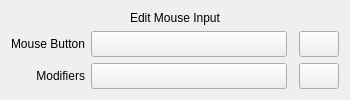
<?xml version="1.0" encoding="UTF-8"?>
<ui version="4.0">
 <class>KisMouseInputEditor</class>
 <widget class="QWidget" name="KisMouseInputEditor">
  <property name="geometry">
   <rect>
    <x>0</x>
    <y>0</y>
    <width>350</width>
    <height>100</height>
   </rect>
  </property>
  <property name="sizePolicy">
   <sizepolicy hsizetype="MinimumExpanding" vsizetype="Fixed">
    <horstretch>0</horstretch>
    <verstretch>0</verstretch>
   </sizepolicy>
  </property>
  <layout class="QGridLayout" name="gridLayout_2">
   <item row="1" column="1">
    <widget class="KisInputButton" name="mouseButton">
     <property name="sizePolicy">
      <sizepolicy hsizetype="MinimumExpanding" vsizetype="Minimum">
       <horstretch>0</horstretch>
       <verstretch>0</verstretch>
      </sizepolicy>
     </property>
     <property name="icon">
      <iconset theme="configure">
       <normaloff/>
      </iconset>
     </property>
    </widget>
   </item>
   <item row="1" column="3">
    <widget class="KPushButton" name="clearMouseButton">
     <property name="sizePolicy">
      <sizepolicy hsizetype="Minimum" vsizetype="Minimum">
       <horstretch>0</horstretch>
       <verstretch>0</verstretch>
      </sizepolicy>
     </property>
     <property name="icon">
      <iconset theme="edit-clear-locationbar-rtl">
       <normaloff/>
      </iconset>
     </property>
    </widget>
   </item>
   <item row="2" column="1">
    <widget class="KisInputButton" name="modifiersButton">
     <property name="sizePolicy">
      <sizepolicy hsizetype="MinimumExpanding" vsizetype="Minimum">
       <horstretch>0</horstretch>
       <verstretch>0</verstretch>
      </sizepolicy>
     </property>
     <property name="icon">
      <iconset theme="configure">
       <normaloff/>
      </iconset>
     </property>
    </widget>
   </item>
   <item row="2" column="0">
    <widget class="QLabel" name="modifiersLabel">
     <property name="styleSheet">
      <string notr="true">background: none;</string>
     </property>
     <property name="text">
      <string>Modifiers</string>
     </property>
     <property name="alignment">
      <set>Qt::AlignRight|Qt::AlignTrailing|Qt::AlignVCenter</set>
     </property>
    </widget>
   </item>
   <item row="1" column="0">
    <widget class="QLabel" name="mouseLabel">
     <property name="styleSheet">
      <string notr="true">background: none;</string>
     </property>
     <property name="text">
      <string>Mouse Button</string>
     </property>
     <property name="alignment">
      <set>Qt::AlignRight|Qt::AlignTrailing|Qt::AlignVCenter</set>
     </property>
    </widget>
   </item>
   <item row="2" column="3">
    <widget class="KPushButton" name="clearModifiersButton">
     <property name="sizePolicy">
      <sizepolicy hsizetype="Minimum" vsizetype="Minimum">
       <horstretch>0</horstretch>
       <verstretch>0</verstretch>
      </sizepolicy>
     </property>
     <property name="icon">
      <iconset theme="edit-clear-locationbar-rtl">
       <normaloff/>
      </iconset>
     </property>
    </widget>
   </item>
   <item row="0" column="0" colspan="4">
    <widget class="QLabel" name="label">
     <property name="sizePolicy">
      <sizepolicy hsizetype="Minimum" vsizetype="Fixed">
       <horstretch>0</horstretch>
       <verstretch>0</verstretch>
      </sizepolicy>
     </property>
     <property name="text">
      <string>Edit Mouse Input</string>
     </property>
     <property name="alignment">
      <set>Qt::AlignCenter</set>
     </property>
    </widget>
   </item>
  </layout>
 </widget>
 <customwidgets>
  <customwidget>
   <class>KPushButton</class>
   <extends>QPushButton</extends>
   <header>kpushbutton.h</header>
  </customwidget>
  <customwidget>
   <class>KisInputButton</class>
   <extends>QPushButton</extends>
   <header>input/config/kis_input_button.h</header>
  </customwidget>
 </customwidgets>
 <resources/>
 <connections/>
</ui>
